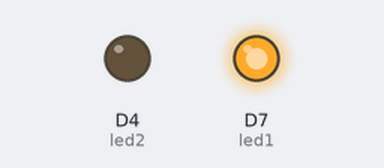
Recording of a sketch running on a simulated ESP8266 (NodeMCU). Shown: output pins drawn as LEDs (lit = HIGH).

Above: at 0.6 s.
At 7.6 s:
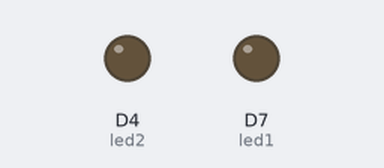
At 20.8 s:
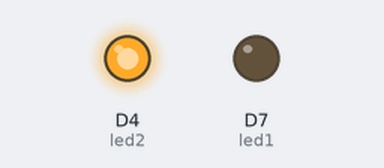
Timing chart, 0 to 28.9 s (numbered marks = the images above):
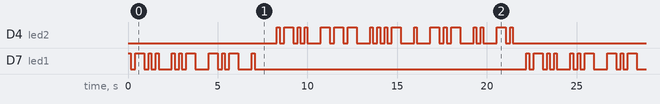

The sketch:

BlinkName.ino
```cpp
// ------------
// Blink an LED
// ------------

// Red LED
int led1 = D7;
// Orange LED
int led2 = D4;


void setup() {

  pinMode(led1, OUTPUT);
  pinMode(led2, OUTPUT);

};


void flash(int led, int timer) {
    digitalWrite(led, HIGH);
    delay(timer);
    digitalWrite(led, LOW);
    delay(250);
};


void firstName() {

// L
    flash(led1, 150);
    flash(led1, 500);
    flash(led1, 150);
    flash(led1, 150);

    delay(500);

// U
    flash(led1, 150);
    flash(led1, 150);
    flash(led1, 500);

    delay(500);

 // K
    flash(led1, 500);
    flash(led1, 150);
    flash(led1, 500);

    delay(500);

 // E
    flash(led1, 150);

    delay(500);

    delay(500);
}

void lastName() {
// L
    flash(led2, 150);
    flash(led2, 500);
    flash(led2, 150);
    flash(led2, 150);

    delay(500);

// O
    flash(led2, 500);
    flash(led2, 500);
    flash(led2, 500);

    delay(500);

// V
    flash(led2, 150);
    flash(led2, 150);
    flash(led2, 150);
    flash(led2, 500);

    delay(500);

// E
    flash(led2, 150);

    delay(500);

// K
    flash(led2, 500);
    flash(led2, 150);
    flash(led2, 500);

    delay(500);

// I
    flash(led2, 150);
    flash(led2, 150);

    delay(500);

// N
    flash(led2, 500);
    flash(led2, 150);

    delay(500);
};


void loop() {

    firstName();
    lastName();

};
```

Measured:
- by itself, D4 (led2), D7 (led1): moves between LOW and HIGH, repeating every 22.2 s
- by itself, everything shown: repeats every 22.2 s, in 60 steps
